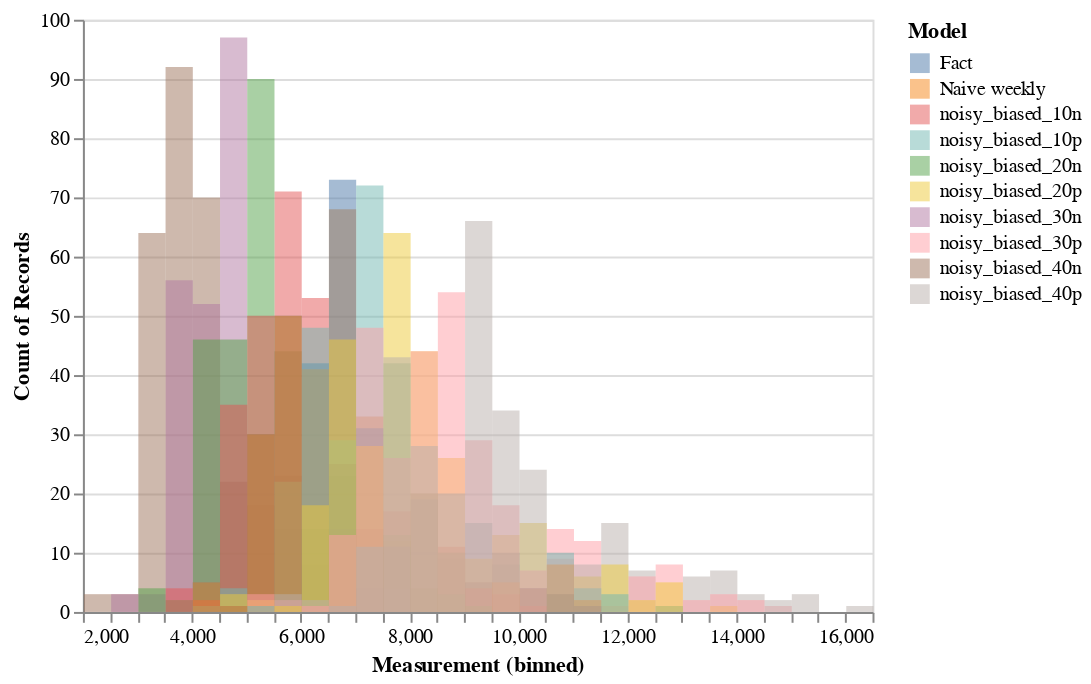

Write notebook code for a chart like this one.
### Code cell
alt.Chart(weekly_revenue_bl).transform_fold(
    weekly_revenue_bl.columns.values,
    #['Fact'],
    as_=['Model', 'Measurement']
).mark_bar(
    opacity=0.5,
    binSpacing=0
).encode(
    alt.X('Measurement:Q', bin=alt.Bin(maxbins=50)),
    alt.Y('count()', stack=None),
    alt.Color('Model:N')
    )

### Figure 1 — Vega-Lite specification as saved in the notebook (floating-point values rounded to 4 significant figures; data arrays with more than 128 entries replaced by an {"elided": "..."} marker saying what was removed)
{"config": {"view": {"continuousWidth": 400, "continuousHeight": 300}}, "data": {"name": "data-33e69ddc836de27c0d8d90ad7507cfd6"}, "mark": {"type": "bar", "binSpacing": 0, "opacity": 0.5}, "encoding": {"color": {"type": "nominal", "field": "Model"}, "x": {"type": "quantitative", "bin": {"maxbins": 50}, "field": "Measurement"}, "y": {"type": "quantitative", "aggregate": "count", "stack": null}}, "transform": [{"fold": ["Fact", "Naive weekly", "noisy_biased_10n", "noisy_biased_10p", "noisy_biased_20n", "noisy_biased_20p", "noisy_biased_30n", "noisy_biased_30p", "noisy_biased_40n", "noisy_biased_40p"], "as": ["Model", "Measurement"]}], "$schema": "https://vega.github.io/schema/vega-lite/v4.8.1.json", "datasets": {"data-33e69ddc836de27c0d8d90ad7507cfd6": {"elided": "294 records"}}}
